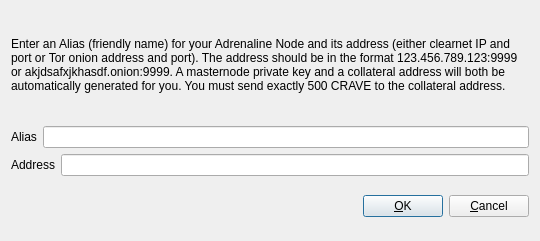
<?xml version="1.0" encoding="UTF-8"?>
<ui version="4.0">
 <class>AddEditAdrenalineNode</class>
 <widget class="QDialog" name="AddEditAdrenalineNode">
  <property name="geometry">
   <rect>
    <x>0</x>
    <y>0</y>
    <width>540</width>
    <height>241</height>
   </rect>
  </property>
  <property name="windowTitle">
   <string>Add/Edit Adrenaline Node</string>
  </property>
  <property name="modal">
   <bool>true</bool>
  </property>
  <layout class="QVBoxLayout" name="verticalLayout">
   <item>
    <layout class="QVBoxLayout" name="verticalLayout_2">
     <property name="topMargin">
      <number>0</number>
     </property>
     <property name="bottomMargin">
      <number>0</number>
     </property>
     <item>
      <widget class="QLabel" name="label_3">
       <property name="sizePolicy">
        <sizepolicy hsizetype="Preferred" vsizetype="Expanding">
         <horstretch>0</horstretch>
         <verstretch>0</verstretch>
        </sizepolicy>
       </property>
       <property name="text">
        <string>&lt;html&gt;&lt;head/&gt;&lt;body&gt;&lt;p&gt;Enter an Alias (friendly name) for your Adrenaline Node and its address (either clearnet IP and port or Tor onion address and port).  The address should be in the format 123.456.789.123:9999 or akjdsafxjkhasdf.onion:9999.  A masternode private key and a collateral address will both be automatically generated for you.  You must send exactly 500 CRAVE to the collateral address.&lt;/p&gt;&lt;/body&gt;&lt;/html&gt;</string>
       </property>
       <property name="wordWrap">
        <bool>true</bool>
       </property>
      </widget>
     </item>
     <item>
      <layout class="QHBoxLayout" name="horizontalLayout">
       <property name="bottomMargin">
        <number>0</number>
       </property>
       <item>
        <widget class="QLabel" name="label">
         <property name="text">
          <string>Alias</string>
         </property>
        </widget>
       </item>
       <item>
        <widget class="QLineEdit" name="aliasLineEdit"/>
       </item>
      </layout>
     </item>
     <item>
      <layout class="QHBoxLayout" name="horizontalLayout_2">
       <property name="bottomMargin">
        <number>0</number>
       </property>
       <item>
        <widget class="QLabel" name="label_2">
         <property name="text">
          <string>Address</string>
         </property>
        </widget>
       </item>
       <item>
        <widget class="QLineEdit" name="addressLineEdit"/>
       </item>
      </layout>
     </item>
     <item>
      <layout class="QHBoxLayout" name="horizontalLayout_3">
       <property name="bottomMargin">
        <number>0</number>
       </property>
      </layout>
     </item>
    </layout>
   </item>
   <item>
    <layout class="QHBoxLayout" name="horizontalLayout_Buttons">
     <item>
      <spacer name="horizontalSpacer_1">
       <property name="orientation">
        <enum>Qt::Horizontal</enum>
       </property>
       <property name="sizeHint" stdset="0">
        <size>
         <width>40</width>
         <height>48</height>
        </size>
       </property>
      </spacer>
     </item>
     <item>
      <widget class="QLabel" name="statusLabel">
       <property name="font">
        <font>
         <weight>75</weight>
         <bold>true</bold>
        </font>
       </property>
       <property name="text">
        <string/>
       </property>
       <property name="textFormat">
        <enum>Qt::PlainText</enum>
       </property>
       <property name="wordWrap">
        <bool>true</bool>
       </property>
      </widget>
     </item>
     <item>
      <spacer name="horizontalSpacer_2">
       <property name="orientation">
        <enum>Qt::Horizontal</enum>
       </property>
       <property name="sizeHint" stdset="0">
        <size>
         <width>40</width>
         <height>48</height>
        </size>
       </property>
      </spacer>
     </item>
     <item>
      <widget class="QPushButton" name="okButton">
       <property name="text">
        <string>&amp;OK</string>
       </property>
      </widget>
     </item>
     <item>
      <widget class="QPushButton" name="cancelButton">
       <property name="text">
        <string>&amp;Cancel</string>
       </property>
       <property name="autoDefault">
        <bool>false</bool>
       </property>
      </widget>
     </item>
    </layout>
   </item>
  </layout>
 </widget>
 <resources/>
 <connections/>
</ui>
